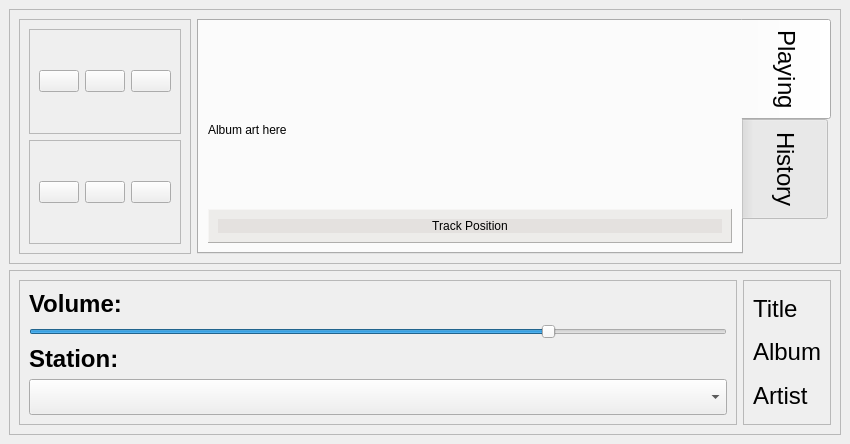
<?xml version="1.0" encoding="UTF-8"?>
<ui version="4.0">
 <class>MainWindow</class>
 <widget class="QMainWindow" name="MainWindow">
  <property name="geometry">
   <rect>
    <x>0</x>
    <y>0</y>
    <width>850</width>
    <height>444</height>
   </rect>
  </property>
  <property name="minimumSize">
   <size>
    <width>850</width>
    <height>360</height>
   </size>
  </property>
  <property name="windowTitle">
   <string>qAndora - Internet Radio</string>
  </property>
  <property name="windowIcon">
   <iconset>
    <normaloff>images/qAndora.png</normaloff>images/qAndora.png</iconset>
  </property>
  <widget class="QWidget" name="centralwidget">
   <layout class="QVBoxLayout" name="verticalLayout_4">
    <item>
     <widget class="QFrame" name="frame_4">
      <property name="frameShape">
       <enum>QFrame::StyledPanel</enum>
      </property>
      <property name="frameShadow">
       <enum>QFrame::Raised</enum>
      </property>
      <layout class="QHBoxLayout" name="horizontalLayout_3">
       <item>
        <widget class="QFrame" name="frame_3">
         <property name="frameShape">
          <enum>QFrame::StyledPanel</enum>
         </property>
         <property name="frameShadow">
          <enum>QFrame::Raised</enum>
         </property>
         <layout class="QVBoxLayout" name="verticalLayout_3">
          <item>
           <widget class="QFrame" name="frame">
            <property name="frameShape">
             <enum>QFrame::StyledPanel</enum>
            </property>
            <property name="frameShadow">
             <enum>QFrame::Raised</enum>
            </property>
            <layout class="QHBoxLayout" name="horizontalLayout">
             <item>
              <widget class="QPushButton" name="playPauseButton">
               <property name="toolTip">
                <string>Pause Song</string>
               </property>
               <property name="text">
                <string/>
               </property>
               <property name="icon">
                <iconset>
                 <normaloff>images/pause.png</normaloff>images/pause.png</iconset>
               </property>
               <property name="iconSize">
                <size>
                 <width>75</width>
                 <height>75</height>
                </size>
               </property>
              </widget>
             </item>
             <item>
              <widget class="QPushButton" name="skipButton">
               <property name="toolTip">
                <string>Skip Song</string>
               </property>
               <property name="text">
                <string/>
               </property>
               <property name="icon">
                <iconset>
                 <normaloff>images/skip.png</normaloff>images/skip.png</iconset>
               </property>
               <property name="iconSize">
                <size>
                 <width>75</width>
                 <height>75</height>
                </size>
               </property>
              </widget>
             </item>
             <item>
              <widget class="QPushButton" name="settingsButton">
               <property name="toolTip">
                <string>Preferences</string>
               </property>
               <property name="text">
                <string/>
               </property>
               <property name="icon">
                <iconset>
                 <normaloff>images/settings.png</normaloff>images/settings.png</iconset>
               </property>
               <property name="iconSize">
                <size>
                 <width>75</width>
                 <height>75</height>
                </size>
               </property>
              </widget>
             </item>
            </layout>
           </widget>
          </item>
          <item>
           <widget class="QFrame" name="frame_2">
            <property name="frameShape">
             <enum>QFrame::StyledPanel</enum>
            </property>
            <property name="frameShadow">
             <enum>QFrame::Raised</enum>
            </property>
            <layout class="QHBoxLayout" name="horizontalLayout_2">
             <item>
              <widget class="QPushButton" name="loveButton">
               <property name="toolTip">
                <string>Favorite Song</string>
               </property>
               <property name="text">
                <string/>
               </property>
               <property name="icon">
                <iconset>
                 <normaloff>images/favorite.png</normaloff>images/favorite.png</iconset>
               </property>
               <property name="iconSize">
                <size>
                 <width>75</width>
                 <height>75</height>
                </size>
               </property>
              </widget>
             </item>
             <item>
              <widget class="QPushButton" name="tiredButton">
               <property name="toolTip">
                <string>Set song to tired</string>
               </property>
               <property name="text">
                <string/>
               </property>
               <property name="icon">
                <iconset>
                 <normaloff>images/tired.png</normaloff>images/tired.png</iconset>
               </property>
               <property name="iconSize">
                <size>
                 <width>75</width>
                 <height>75</height>
                </size>
               </property>
              </widget>
             </item>
             <item>
              <widget class="QPushButton" name="banButton">
               <property name="toolTip">
                <string>Ban song</string>
               </property>
               <property name="text">
                <string/>
               </property>
               <property name="icon">
                <iconset>
                 <normaloff>images/ban.png</normaloff>images/ban.png</iconset>
               </property>
               <property name="iconSize">
                <size>
                 <width>75</width>
                 <height>75</height>
                </size>
               </property>
              </widget>
             </item>
            </layout>
           </widget>
          </item>
         </layout>
        </widget>
       </item>
       <item>
        <widget class="QTabWidget" name="mainWidget">
         <property name="font">
          <font>
           <pointsize>18</pointsize>
          </font>
         </property>
         <property name="styleSheet">
          <string notr="true">QTabBar::tab { height: 100px; width: 90px; }</string>
         </property>
         <property name="tabPosition">
          <enum>QTabWidget::East</enum>
         </property>
         <property name="currentIndex">
          <number>0</number>
         </property>
         <widget class="QWidget" name="currentTab">
          <attribute name="title">
           <string>Playing</string>
          </attribute>
          <layout class="QVBoxLayout" name="verticalLayout_6">
           <item>
            <widget class="QLabel" name="albumImage">
             <property name="minimumSize">
              <size>
               <width>300</width>
               <height>200</height>
              </size>
             </property>
             <property name="text">
              <string>Album art here</string>
             </property>
             <property name="scaledContents">
              <bool>true</bool>
             </property>
            </widget>
           </item>
           <item>
            <widget class="QFrame" name="positionFrame">
             <property name="palette">
              <palette>
               <active>
                <colorrole role="WindowText">
                 <brush brushstyle="SolidPattern">
                  <color alpha="255">
                   <red>0</red>
                   <green>0</green>
                   <blue>0</blue>
                  </color>
                 </brush>
                </colorrole>
                <colorrole role="Button">
                 <brush brushstyle="SolidPattern">
                  <color alpha="125">
                   <red>223</red>
                   <green>220</green>
                   <blue>217</blue>
                  </color>
                 </brush>
                </colorrole>
                <colorrole role="Light">
                 <brush brushstyle="SolidPattern">
                  <color alpha="125">
                   <red>255</red>
                   <green>255</green>
                   <blue>255</blue>
                  </color>
                 </brush>
                </colorrole>
                <colorrole role="Midlight">
                 <brush brushstyle="SolidPattern">
                  <color alpha="125">
                   <red>239</red>
                   <green>237</green>
                   <blue>236</blue>
                  </color>
                 </brush>
                </colorrole>
                <colorrole role="Dark">
                 <brush brushstyle="SolidPattern">
                  <color alpha="125">
                   <red>111</red>
                   <green>110</green>
                   <blue>108</blue>
                  </color>
                 </brush>
                </colorrole>
                <colorrole role="Mid">
                 <brush brushstyle="SolidPattern">
                  <color alpha="125">
                   <red>149</red>
                   <green>147</green>
                   <blue>145</blue>
                  </color>
                 </brush>
                </colorrole>
                <colorrole role="Text">
                 <brush brushstyle="SolidPattern">
                  <color alpha="255">
                   <red>0</red>
                   <green>0</green>
                   <blue>0</blue>
                  </color>
                 </brush>
                </colorrole>
                <colorrole role="BrightText">
                 <brush brushstyle="SolidPattern">
                  <color alpha="255">
                   <red>255</red>
                   <green>255</green>
                   <blue>255</blue>
                  </color>
                 </brush>
                </colorrole>
                <colorrole role="ButtonText">
                 <brush brushstyle="SolidPattern">
                  <color alpha="255">
                   <red>0</red>
                   <green>0</green>
                   <blue>0</blue>
                  </color>
                 </brush>
                </colorrole>
                <colorrole role="Base">
                 <brush brushstyle="SolidPattern">
                  <color alpha="255">
                   <red>255</red>
                   <green>255</green>
                   <blue>255</blue>
                  </color>
                 </brush>
                </colorrole>
                <colorrole role="Window">
                 <brush brushstyle="SolidPattern">
                  <color alpha="125">
                   <red>223</red>
                   <green>220</green>
                   <blue>217</blue>
                  </color>
                 </brush>
                </colorrole>
                <colorrole role="Shadow">
                 <brush brushstyle="SolidPattern">
                  <color alpha="255">
                   <red>0</red>
                   <green>0</green>
                   <blue>0</blue>
                  </color>
                 </brush>
                </colorrole>
                <colorrole role="AlternateBase">
                 <brush brushstyle="SolidPattern">
                  <color alpha="190">
                   <red>239</red>
                   <green>237</green>
                   <blue>236</blue>
                  </color>
                 </brush>
                </colorrole>
                <colorrole role="ToolTipBase">
                 <brush brushstyle="SolidPattern">
                  <color alpha="255">
                   <red>255</red>
                   <green>255</green>
                   <blue>220</blue>
                  </color>
                 </brush>
                </colorrole>
                <colorrole role="ToolTipText">
                 <brush brushstyle="SolidPattern">
                  <color alpha="255">
                   <red>0</red>
                   <green>0</green>
                   <blue>0</blue>
                  </color>
                 </brush>
                </colorrole>
               </active>
               <inactive>
                <colorrole role="WindowText">
                 <brush brushstyle="SolidPattern">
                  <color alpha="255">
                   <red>0</red>
                   <green>0</green>
                   <blue>0</blue>
                  </color>
                 </brush>
                </colorrole>
                <colorrole role="Button">
                 <brush brushstyle="SolidPattern">
                  <color alpha="125">
                   <red>223</red>
                   <green>220</green>
                   <blue>217</blue>
                  </color>
                 </brush>
                </colorrole>
                <colorrole role="Light">
                 <brush brushstyle="SolidPattern">
                  <color alpha="125">
                   <red>255</red>
                   <green>255</green>
                   <blue>255</blue>
                  </color>
                 </brush>
                </colorrole>
                <colorrole role="Midlight">
                 <brush brushstyle="SolidPattern">
                  <color alpha="125">
                   <red>239</red>
                   <green>237</green>
                   <blue>236</blue>
                  </color>
                 </brush>
                </colorrole>
                <colorrole role="Dark">
                 <brush brushstyle="SolidPattern">
                  <color alpha="125">
                   <red>111</red>
                   <green>110</green>
                   <blue>108</blue>
                  </color>
                 </brush>
                </colorrole>
                <colorrole role="Mid">
                 <brush brushstyle="SolidPattern">
                  <color alpha="125">
                   <red>149</red>
                   <green>147</green>
                   <blue>145</blue>
                  </color>
                 </brush>
                </colorrole>
                <colorrole role="Text">
                 <brush brushstyle="SolidPattern">
                  <color alpha="255">
                   <red>0</red>
                   <green>0</green>
                   <blue>0</blue>
                  </color>
                 </brush>
                </colorrole>
                <colorrole role="BrightText">
                 <brush brushstyle="SolidPattern">
                  <color alpha="255">
                   <red>255</red>
                   <green>255</green>
                   <blue>255</blue>
                  </color>
                 </brush>
                </colorrole>
                <colorrole role="ButtonText">
                 <brush brushstyle="SolidPattern">
                  <color alpha="255">
                   <red>0</red>
                   <green>0</green>
                   <blue>0</blue>
                  </color>
                 </brush>
                </colorrole>
                <colorrole role="Base">
                 <brush brushstyle="SolidPattern">
                  <color alpha="255">
                   <red>255</red>
                   <green>255</green>
                   <blue>255</blue>
                  </color>
                 </brush>
                </colorrole>
                <colorrole role="Window">
                 <brush brushstyle="SolidPattern">
                  <color alpha="125">
                   <red>223</red>
                   <green>220</green>
                   <blue>217</blue>
                  </color>
                 </brush>
                </colorrole>
                <colorrole role="Shadow">
                 <brush brushstyle="SolidPattern">
                  <color alpha="255">
                   <red>0</red>
                   <green>0</green>
                   <blue>0</blue>
                  </color>
                 </brush>
                </colorrole>
                <colorrole role="AlternateBase">
                 <brush brushstyle="SolidPattern">
                  <color alpha="190">
                   <red>239</red>
                   <green>237</green>
                   <blue>236</blue>
                  </color>
                 </brush>
                </colorrole>
                <colorrole role="ToolTipBase">
                 <brush brushstyle="SolidPattern">
                  <color alpha="255">
                   <red>255</red>
                   <green>255</green>
                   <blue>220</blue>
                  </color>
                 </brush>
                </colorrole>
                <colorrole role="ToolTipText">
                 <brush brushstyle="SolidPattern">
                  <color alpha="255">
                   <red>0</red>
                   <green>0</green>
                   <blue>0</blue>
                  </color>
                 </brush>
                </colorrole>
               </inactive>
               <disabled>
                <colorrole role="WindowText">
                 <brush brushstyle="SolidPattern">
                  <color alpha="125">
                   <red>111</red>
                   <green>110</green>
                   <blue>108</blue>
                  </color>
                 </brush>
                </colorrole>
                <colorrole role="Button">
                 <brush brushstyle="SolidPattern">
                  <color alpha="125">
                   <red>223</red>
                   <green>220</green>
                   <blue>217</blue>
                  </color>
                 </brush>
                </colorrole>
                <colorrole role="Light">
                 <brush brushstyle="SolidPattern">
                  <color alpha="125">
                   <red>255</red>
                   <green>255</green>
                   <blue>255</blue>
                  </color>
                 </brush>
                </colorrole>
                <colorrole role="Midlight">
                 <brush brushstyle="SolidPattern">
                  <color alpha="125">
                   <red>239</red>
                   <green>237</green>
                   <blue>236</blue>
                  </color>
                 </brush>
                </colorrole>
                <colorrole role="Dark">
                 <brush brushstyle="SolidPattern">
                  <color alpha="125">
                   <red>111</red>
                   <green>110</green>
                   <blue>108</blue>
                  </color>
                 </brush>
                </colorrole>
                <colorrole role="Mid">
                 <brush brushstyle="SolidPattern">
                  <color alpha="125">
                   <red>149</red>
                   <green>147</green>
                   <blue>145</blue>
                  </color>
                 </brush>
                </colorrole>
                <colorrole role="Text">
                 <brush brushstyle="SolidPattern">
                  <color alpha="125">
                   <red>111</red>
                   <green>110</green>
                   <blue>108</blue>
                  </color>
                 </brush>
                </colorrole>
                <colorrole role="BrightText">
                 <brush brushstyle="SolidPattern">
                  <color alpha="255">
                   <red>255</red>
                   <green>255</green>
                   <blue>255</blue>
                  </color>
                 </brush>
                </colorrole>
                <colorrole role="ButtonText">
                 <brush brushstyle="SolidPattern">
                  <color alpha="125">
                   <red>111</red>
                   <green>110</green>
                   <blue>108</blue>
                  </color>
                 </brush>
                </colorrole>
                <colorrole role="Base">
                 <brush brushstyle="SolidPattern">
                  <color alpha="125">
                   <red>223</red>
                   <green>220</green>
                   <blue>217</blue>
                  </color>
                 </brush>
                </colorrole>
                <colorrole role="Window">
                 <brush brushstyle="SolidPattern">
                  <color alpha="125">
                   <red>223</red>
                   <green>220</green>
                   <blue>217</blue>
                  </color>
                 </brush>
                </colorrole>
                <colorrole role="Shadow">
                 <brush brushstyle="SolidPattern">
                  <color alpha="255">
                   <red>0</red>
                   <green>0</green>
                   <blue>0</blue>
                  </color>
                 </brush>
                </colorrole>
                <colorrole role="AlternateBase">
                 <brush brushstyle="SolidPattern">
                  <color alpha="125">
                   <red>223</red>
                   <green>220</green>
                   <blue>217</blue>
                  </color>
                 </brush>
                </colorrole>
                <colorrole role="ToolTipBase">
                 <brush brushstyle="SolidPattern">
                  <color alpha="255">
                   <red>255</red>
                   <green>255</green>
                   <blue>220</blue>
                  </color>
                 </brush>
                </colorrole>
                <colorrole role="ToolTipText">
                 <brush brushstyle="SolidPattern">
                  <color alpha="255">
                   <red>0</red>
                   <green>0</green>
                   <blue>0</blue>
                  </color>
                 </brush>
                </colorrole>
               </disabled>
              </palette>
             </property>
             <property name="autoFillBackground">
              <bool>true</bool>
             </property>
             <property name="frameShape">
              <enum>QFrame::Panel</enum>
             </property>
             <property name="frameShadow">
              <enum>QFrame::Raised</enum>
             </property>
             <layout class="QHBoxLayout" name="horizontalLayout_5">
              <item>
               <widget class="QLabel" name="positionLabel">
                <property name="palette">
                 <palette>
                  <active>
                   <colorrole role="WindowText">
                    <brush brushstyle="SolidPattern">
                     <color alpha="255">
                      <red>0</red>
                      <green>0</green>
                      <blue>0</blue>
                     </color>
                    </brush>
                   </colorrole>
                   <colorrole role="Button">
                    <brush brushstyle="SolidPattern">
                     <color alpha="165">
                      <red>223</red>
                      <green>220</green>
                      <blue>217</blue>
                     </color>
                    </brush>
                   </colorrole>
                   <colorrole role="Light">
                    <brush brushstyle="SolidPattern">
                     <color alpha="165">
                      <red>255</red>
                      <green>255</green>
                      <blue>255</blue>
                     </color>
                    </brush>
                   </colorrole>
                   <colorrole role="Midlight">
                    <brush brushstyle="SolidPattern">
                     <color alpha="165">
                      <red>239</red>
                      <green>237</green>
                      <blue>236</blue>
                     </color>
                    </brush>
                   </colorrole>
                   <colorrole role="Dark">
                    <brush brushstyle="SolidPattern">
                     <color alpha="165">
                      <red>111</red>
                      <green>110</green>
                      <blue>108</blue>
                     </color>
                    </brush>
                   </colorrole>
                   <colorrole role="Mid">
                    <brush brushstyle="SolidPattern">
                     <color alpha="165">
                      <red>149</red>
                      <green>147</green>
                      <blue>145</blue>
                     </color>
                    </brush>
                   </colorrole>
                   <colorrole role="Text">
                    <brush brushstyle="SolidPattern">
                     <color alpha="255">
                      <red>0</red>
                      <green>0</green>
                      <blue>0</blue>
                     </color>
                    </brush>
                   </colorrole>
                   <colorrole role="BrightText">
                    <brush brushstyle="SolidPattern">
                     <color alpha="255">
                      <red>255</red>
                      <green>255</green>
                      <blue>255</blue>
                     </color>
                    </brush>
                   </colorrole>
                   <colorrole role="ButtonText">
                    <brush brushstyle="SolidPattern">
                     <color alpha="255">
                      <red>0</red>
                      <green>0</green>
                      <blue>0</blue>
                     </color>
                    </brush>
                   </colorrole>
                   <colorrole role="Base">
                    <brush brushstyle="SolidPattern">
                     <color alpha="255">
                      <red>255</red>
                      <green>255</green>
                      <blue>255</blue>
                     </color>
                    </brush>
                   </colorrole>
                   <colorrole role="Window">
                    <brush brushstyle="SolidPattern">
                     <color alpha="165">
                      <red>223</red>
                      <green>220</green>
                      <blue>217</blue>
                     </color>
                    </brush>
                   </colorrole>
                   <colorrole role="Shadow">
                    <brush brushstyle="SolidPattern">
                     <color alpha="255">
                      <red>0</red>
                      <green>0</green>
                      <blue>0</blue>
                     </color>
                    </brush>
                   </colorrole>
                   <colorrole role="AlternateBase">
                    <brush brushstyle="SolidPattern">
                     <color alpha="210">
                      <red>239</red>
                      <green>237</green>
                      <blue>236</blue>
                     </color>
                    </brush>
                   </colorrole>
                   <colorrole role="ToolTipBase">
                    <brush brushstyle="SolidPattern">
                     <color alpha="255">
                      <red>255</red>
                      <green>255</green>
                      <blue>220</blue>
                     </color>
                    </brush>
                   </colorrole>
                   <colorrole role="ToolTipText">
                    <brush brushstyle="SolidPattern">
                     <color alpha="255">
                      <red>0</red>
                      <green>0</green>
                      <blue>0</blue>
                     </color>
                    </brush>
                   </colorrole>
                  </active>
                  <inactive>
                   <colorrole role="WindowText">
                    <brush brushstyle="SolidPattern">
                     <color alpha="255">
                      <red>0</red>
                      <green>0</green>
                      <blue>0</blue>
                     </color>
                    </brush>
                   </colorrole>
                   <colorrole role="Button">
                    <brush brushstyle="SolidPattern">
                     <color alpha="165">
                      <red>223</red>
                      <green>220</green>
                      <blue>217</blue>
                     </color>
                    </brush>
                   </colorrole>
                   <colorrole role="Light">
                    <brush brushstyle="SolidPattern">
                     <color alpha="165">
                      <red>255</red>
                      <green>255</green>
                      <blue>255</blue>
                     </color>
                    </brush>
                   </colorrole>
                   <colorrole role="Midlight">
                    <brush brushstyle="SolidPattern">
                     <color alpha="165">
                      <red>239</red>
                      <green>237</green>
                      <blue>236</blue>
                     </color>
                    </brush>
                   </colorrole>
                   <colorrole role="Dark">
                    <brush brushstyle="SolidPattern">
                     <color alpha="165">
                      <red>111</red>
                      <green>110</green>
                      <blue>108</blue>
                     </color>
                    </brush>
                   </colorrole>
                   <colorrole role="Mid">
                    <brush brushstyle="SolidPattern">
                     <color alpha="165">
                      <red>149</red>
                      <green>147</green>
                      <blue>145</blue>
                     </color>
                    </brush>
                   </colorrole>
                   <colorrole role="Text">
                    <brush brushstyle="SolidPattern">
                     <color alpha="255">
                      <red>0</red>
                      <green>0</green>
                      <blue>0</blue>
                     </color>
                    </brush>
                   </colorrole>
                   <colorrole role="BrightText">
                    <brush brushstyle="SolidPattern">
                     <color alpha="255">
                      <red>255</red>
                      <green>255</green>
                      <blue>255</blue>
                     </color>
                    </brush>
                   </colorrole>
                   <colorrole role="ButtonText">
                    <brush brushstyle="SolidPattern">
                     <color alpha="255">
                      <red>0</red>
                      <green>0</green>
                      <blue>0</blue>
                     </color>
                    </brush>
                   </colorrole>
                   <colorrole role="Base">
                    <brush brushstyle="SolidPattern">
                     <color alpha="255">
                      <red>255</red>
                      <green>255</green>
                      <blue>255</blue>
                     </color>
                    </brush>
                   </colorrole>
                   <colorrole role="Window">
                    <brush brushstyle="SolidPattern">
                     <color alpha="165">
                      <red>223</red>
                      <green>220</green>
                      <blue>217</blue>
                     </color>
                    </brush>
                   </colorrole>
                   <colorrole role="Shadow">
                    <brush brushstyle="SolidPattern">
                     <color alpha="255">
                      <red>0</red>
                      <green>0</green>
                      <blue>0</blue>
                     </color>
                    </brush>
                   </colorrole>
                   <colorrole role="AlternateBase">
                    <brush brushstyle="SolidPattern">
                     <color alpha="210">
                      <red>239</red>
                      <green>237</green>
                      <blue>236</blue>
                     </color>
                    </brush>
                   </colorrole>
                   <colorrole role="ToolTipBase">
                    <brush brushstyle="SolidPattern">
                     <color alpha="255">
                      <red>255</red>
                      <green>255</green>
                      <blue>220</blue>
                     </color>
                    </brush>
                   </colorrole>
                   <colorrole role="ToolTipText">
                    <brush brushstyle="SolidPattern">
                     <color alpha="255">
                      <red>0</red>
                      <green>0</green>
                      <blue>0</blue>
                     </color>
                    </brush>
                   </colorrole>
                  </inactive>
                  <disabled>
                   <colorrole role="WindowText">
                    <brush brushstyle="SolidPattern">
                     <color alpha="165">
                      <red>111</red>
                      <green>110</green>
                      <blue>108</blue>
                     </color>
                    </brush>
                   </colorrole>
                   <colorrole role="Button">
                    <brush brushstyle="SolidPattern">
                     <color alpha="165">
                      <red>223</red>
                      <green>220</green>
                      <blue>217</blue>
                     </color>
                    </brush>
                   </colorrole>
                   <colorrole role="Light">
                    <brush brushstyle="SolidPattern">
                     <color alpha="165">
                      <red>255</red>
                      <green>255</green>
                      <blue>255</blue>
                     </color>
                    </brush>
                   </colorrole>
                   <colorrole role="Midlight">
                    <brush brushstyle="SolidPattern">
                     <color alpha="165">
                      <red>239</red>
                      <green>237</green>
                      <blue>236</blue>
                     </color>
                    </brush>
                   </colorrole>
                   <colorrole role="Dark">
                    <brush brushstyle="SolidPattern">
                     <color alpha="165">
                      <red>111</red>
                      <green>110</green>
                      <blue>108</blue>
                     </color>
                    </brush>
                   </colorrole>
                   <colorrole role="Mid">
                    <brush brushstyle="SolidPattern">
                     <color alpha="165">
                      <red>149</red>
                      <green>147</green>
                      <blue>145</blue>
                     </color>
                    </brush>
                   </colorrole>
                   <colorrole role="Text">
                    <brush brushstyle="SolidPattern">
                     <color alpha="165">
                      <red>111</red>
                      <green>110</green>
                      <blue>108</blue>
                     </color>
                    </brush>
                   </colorrole>
                   <colorrole role="BrightText">
                    <brush brushstyle="SolidPattern">
                     <color alpha="255">
                      <red>255</red>
                      <green>255</green>
                      <blue>255</blue>
                     </color>
                    </brush>
                   </colorrole>
                   <colorrole role="ButtonText">
                    <brush brushstyle="SolidPattern">
                     <color alpha="165">
                      <red>111</red>
                      <green>110</green>
                      <blue>108</blue>
                     </color>
                    </brush>
                   </colorrole>
                   <colorrole role="Base">
                    <brush brushstyle="SolidPattern">
                     <color alpha="165">
                      <red>223</red>
                      <green>220</green>
                      <blue>217</blue>
                     </color>
                    </brush>
                   </colorrole>
                   <colorrole role="Window">
                    <brush brushstyle="SolidPattern">
                     <color alpha="165">
                      <red>223</red>
                      <green>220</green>
                      <blue>217</blue>
                     </color>
                    </brush>
                   </colorrole>
                   <colorrole role="Shadow">
                    <brush brushstyle="SolidPattern">
                     <color alpha="255">
                      <red>0</red>
                      <green>0</green>
                      <blue>0</blue>
                     </color>
                    </brush>
                   </colorrole>
                   <colorrole role="AlternateBase">
                    <brush brushstyle="SolidPattern">
                     <color alpha="165">
                      <red>223</red>
                      <green>220</green>
                      <blue>217</blue>
                     </color>
                    </brush>
                   </colorrole>
                   <colorrole role="ToolTipBase">
                    <brush brushstyle="SolidPattern">
                     <color alpha="255">
                      <red>255</red>
                      <green>255</green>
                      <blue>220</blue>
                     </color>
                    </brush>
                   </colorrole>
                   <colorrole role="ToolTipText">
                    <brush brushstyle="SolidPattern">
                     <color alpha="255">
                      <red>0</red>
                      <green>0</green>
                      <blue>0</blue>
                     </color>
                    </brush>
                   </colorrole>
                  </disabled>
                 </palette>
                </property>
                <property name="autoFillBackground">
                 <bool>true</bool>
                </property>
                <property name="text">
                 <string>Track Position</string>
                </property>
                <property name="alignment">
                 <set>Qt::AlignCenter</set>
                </property>
               </widget>
              </item>
             </layout>
            </widget>
           </item>
          </layout>
         </widget>
         <widget class="QWidget" name="historyTab">
          <attribute name="title">
           <string>History</string>
          </attribute>
          <layout class="QVBoxLayout" name="verticalLayout_5">
           <item>
            <widget class="QListWidget" name="historyList">
             <property name="minimumSize">
              <size>
               <width>285</width>
               <height>200</height>
              </size>
             </property>
             <property name="font">
              <font>
               <pointsize>20</pointsize>
              </font>
             </property>
            </widget>
           </item>
          </layout>
         </widget>
        </widget>
       </item>
      </layout>
     </widget>
    </item>
    <item>
     <widget class="QFrame" name="frame_5">
      <property name="frameShape">
       <enum>QFrame::StyledPanel</enum>
      </property>
      <property name="frameShadow">
       <enum>QFrame::Raised</enum>
      </property>
      <layout class="QHBoxLayout" name="horizontalLayout_4">
       <item>
        <widget class="QFrame" name="lowerFrame">
         <property name="frameShape">
          <enum>QFrame::StyledPanel</enum>
         </property>
         <property name="frameShadow">
          <enum>QFrame::Raised</enum>
         </property>
         <layout class="QVBoxLayout" name="verticalLayout">
          <item>
           <widget class="QLabel" name="volumeLabel">
            <property name="text">
             <string>&lt;html&gt;&lt;head/&gt;&lt;body&gt;&lt;p&gt;&lt;span style=&quot; font-size:18pt; font-weight:600;&quot;&gt;Volume:&lt;/span&gt;&lt;/p&gt;&lt;/body&gt;&lt;/html&gt;</string>
            </property>
            <property name="textFormat">
             <enum>Qt::AutoText</enum>
            </property>
           </widget>
          </item>
          <item>
           <widget class="QSlider" name="volumeSlider">
            <property name="toolTip">
             <string>Adjust Volume</string>
            </property>
            <property name="maximum">
             <number>100</number>
            </property>
            <property name="value">
             <number>75</number>
            </property>
            <property name="orientation">
             <enum>Qt::Horizontal</enum>
            </property>
           </widget>
          </item>
          <item>
           <widget class="QLabel" name="stationLabel">
            <property name="text">
             <string>&lt;html&gt;&lt;head/&gt;&lt;body&gt;&lt;p&gt;&lt;span style=&quot; font-size:18pt; font-weight:600;&quot;&gt;Station:&lt;/span&gt;&lt;/p&gt;&lt;/body&gt;&lt;/html&gt;</string>
            </property>
           </widget>
          </item>
          <item>
           <widget class="QComboBox" name="stationBox">
            <property name="font">
             <font>
              <pointsize>18</pointsize>
             </font>
            </property>
           </widget>
          </item>
         </layout>
        </widget>
       </item>
       <item>
        <widget class="QFrame" name="infoFrame">
         <property name="frameShape">
          <enum>QFrame::StyledPanel</enum>
         </property>
         <property name="frameShadow">
          <enum>QFrame::Raised</enum>
         </property>
         <layout class="QVBoxLayout" name="verticalLayout_2">
          <item>
           <widget class="QLabel" name="titleLabel">
            <property name="text">
             <string>&lt;html&gt;&lt;head/&gt;&lt;body&gt;&lt;p&gt;&lt;span style=&quot; font-size:18pt;&quot;&gt;Title&lt;/span&gt;&lt;/p&gt;&lt;/body&gt;&lt;/html&gt;</string>
            </property>
            <property name="wordWrap">
             <bool>true</bool>
            </property>
            <property name="indent">
             <number>-1</number>
            </property>
            <property name="openExternalLinks">
             <bool>true</bool>
            </property>
           </widget>
          </item>
          <item>
           <widget class="QLabel" name="albumLabel">
            <property name="text">
             <string>&lt;html&gt;&lt;head/&gt;&lt;body&gt;&lt;p&gt;&lt;span style=&quot; font-size:18pt;&quot;&gt;Album&lt;/span&gt;&lt;/p&gt;&lt;/body&gt;&lt;/html&gt;</string>
            </property>
            <property name="wordWrap">
             <bool>true</bool>
            </property>
            <property name="indent">
             <number>-1</number>
            </property>
            <property name="openExternalLinks">
             <bool>true</bool>
            </property>
           </widget>
          </item>
          <item>
           <widget class="QLabel" name="artistLabel">
            <property name="text">
             <string>&lt;html&gt;&lt;head/&gt;&lt;body&gt;&lt;p&gt;&lt;span style=&quot; font-size:18pt;&quot;&gt;Artist&lt;/span&gt;&lt;/p&gt;&lt;/body&gt;&lt;/html&gt;</string>
            </property>
            <property name="openExternalLinks">
             <bool>true</bool>
            </property>
           </widget>
          </item>
         </layout>
        </widget>
       </item>
      </layout>
     </widget>
    </item>
   </layout>
  </widget>
 </widget>
 <resources/>
 <connections/>
</ui>
